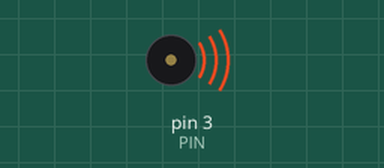
Recording of a sketch running on a simulated Arduino Uno, built with avr-gcc and run on an emulated ATmega328P. Shown: buzzer (waves = sounding). What the sketch prints to the serial monitor is not drawn.

Above: at 2.5 s.
Timing chart, 0 to 32.5 s (numbered marks = the images above):
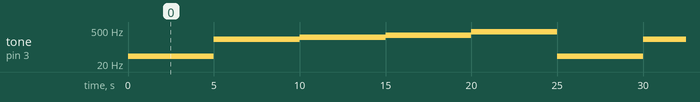

The sketch:

ToneCircuit.ino
```cpp
#include <Streaming.h>

#define RED_TONE 311   // Red 310 Hz D#4 (true pitch 311.127 Hz)
#define GRN_TONE 415   // Green 415 Hz G#4 (true pitch 415.305 Hz)
#define BLU_TONE 208   // Blue 209 Hz G#3 (true pitch 207.652 Hz)
#define YEL_TONE 248    // Yellow 252 Hz B3 (true pitch 247.942 Hz)
#define WRONG_TONE 42       // a losing tone of 42 Hz

// tones we want to trial
#define NTONES 5 // tone count
unsigned int tones[NTONES] = {WRONG_TONE, BLU_TONE, YEL_TONE, RED_TONE, GRN_TONE};
boolean doTones[NTONES] =    {true,       true,     true,     true,     true    };

#define PIN 3 // pin

void setup() {
  Serial.begin(115200);
  // put your setup code here, to run once:
  pinMode(PIN, OUTPUT);
}

void loop() {
  // put your main code here, to run repeatedly:
  for( int i=0; i<NTONES; i++ ) {
    if( doTones[i] ) {
      Serial << "Freq: " << tones[i] << endl;
      tone(PIN, tones[i]);
      delay(5000);
    }
  }
  noTone(PIN);
}
```

Measured:
- by itself, tone on pin 3 (PIN): repeats every 25.0 s: 208 Hz 5.0 s, 248 Hz 5.0 s, 311 Hz 5.0 s, 415 Hz 5.0 s, 42 Hz 5.0 s
